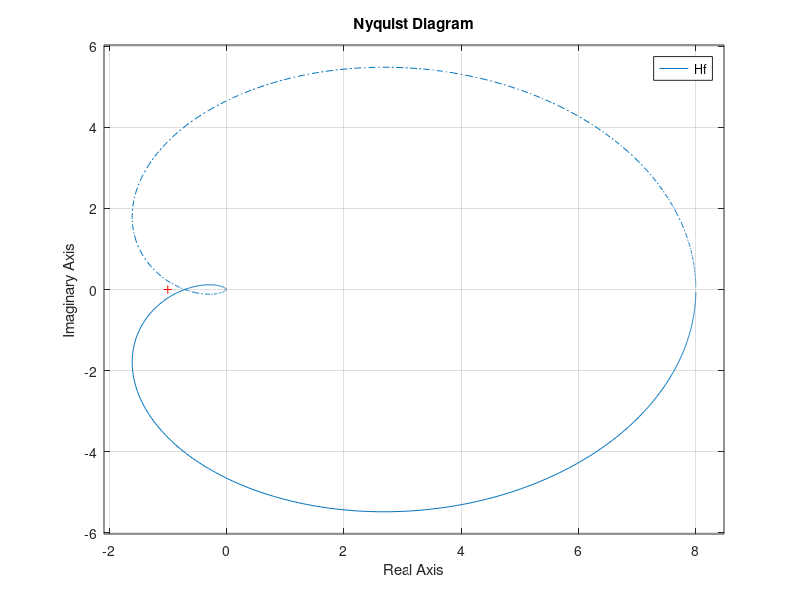
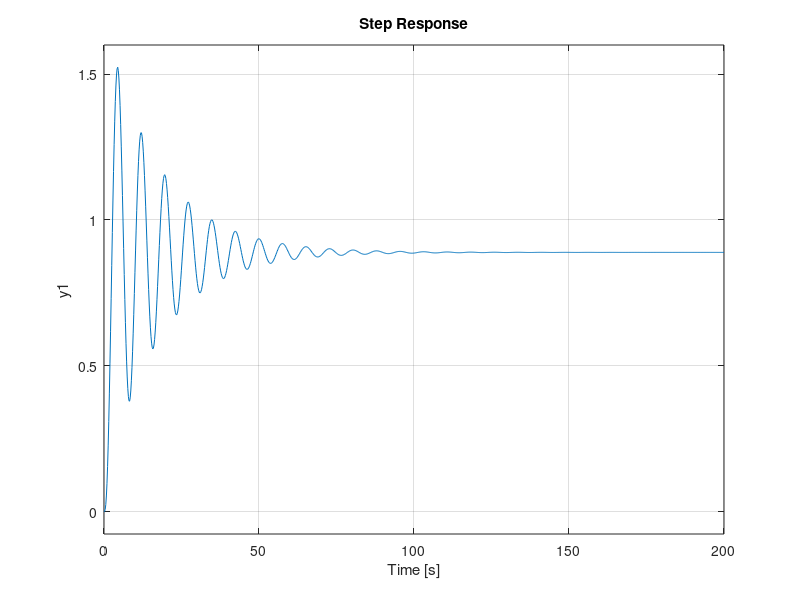
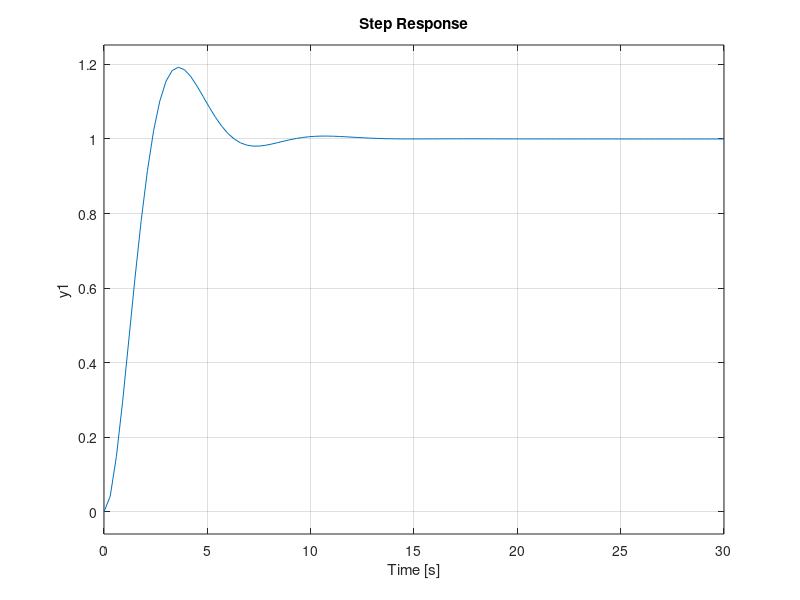
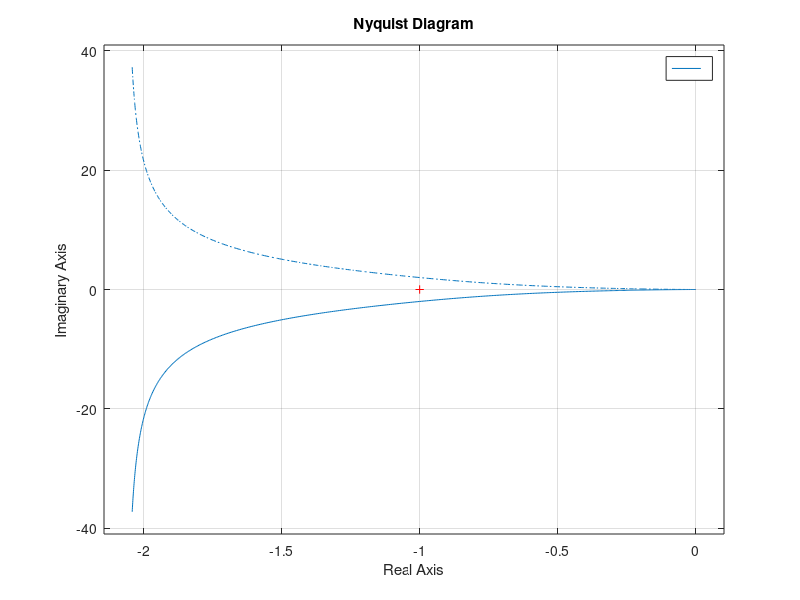

Source code (MATLAB) for these figures, in order:
close all
clear

Hf = tf(1,[1 1])*tf(1,[1 0.5])*tf(1,[1 0.25]);
nyquist(Hf);

Hs = Hf/(1+Hf);
figure
step(Hs)

% Punto origen
modHw = @(w) abs(freqresp(Hf,w))-1;
w0 = fsolve(modHw, 0.8);

A = freqresp(Hf,w0);
rA = abs(A);
phaA = pi+angle(A);

% Punto destino
rB = 1;
phaB = 50*pi/180;

% Cálculo de parámetros
alpha = 0.25;
rC = rB/rA;
phaC = phaB - phaA;

KP = rC*cos(phaC);
tauI = (1/(2*w0*alpha))*(tan(phaC)+sqrt(4*alpha+tan(phaC)^2));
tauD = alpha*tauI;

% Representación del lazo cerrado
Hc = KP*(1 + tf([tauD 0],1) + tf(1, [tauI 0]));
Hfb = (Hc*Hf)/(1+(Hc*Hf));
%num = KP*[tauD 1 1/tauI];
%den = [1 7/4 7/8+tauD*KP 1/8+KP KP/tauI];
%Hfb = tf(num, den);
figure
step(Hfb);

% Lazo abierto modificado
figure
nyquist(Hf*Hc);
